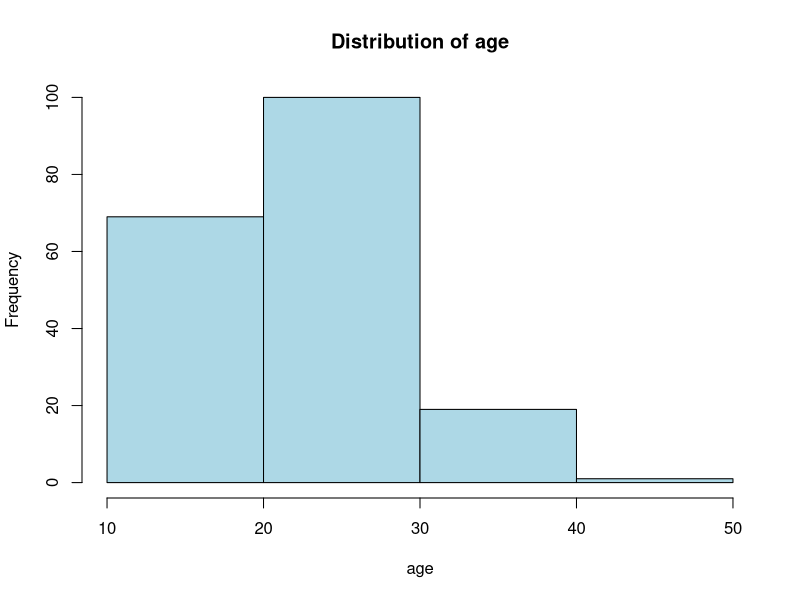
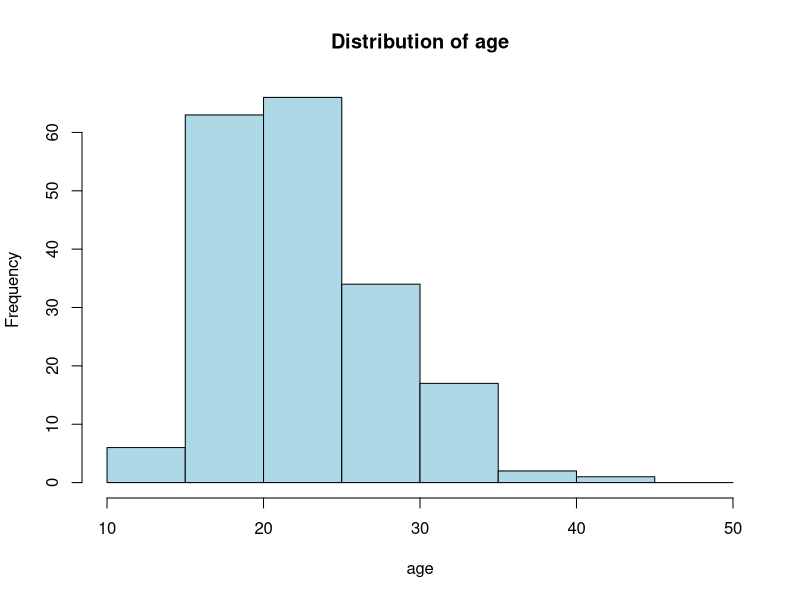
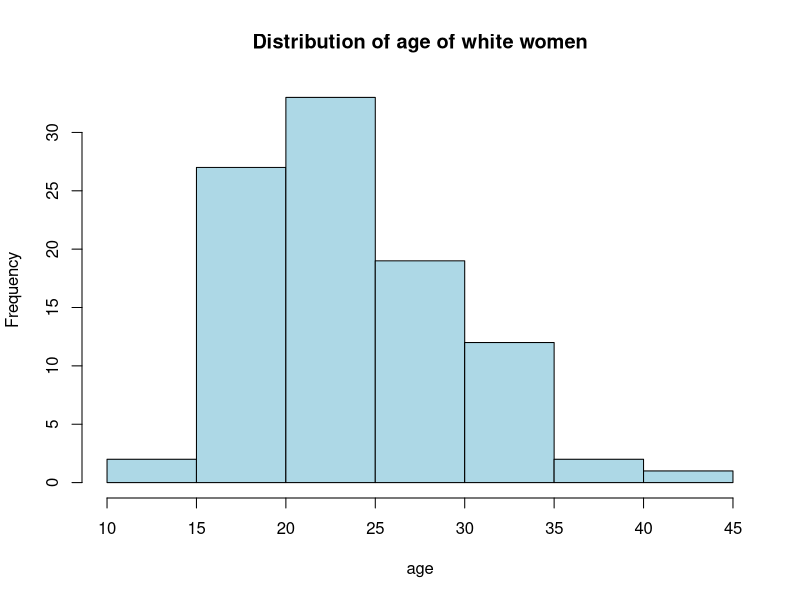
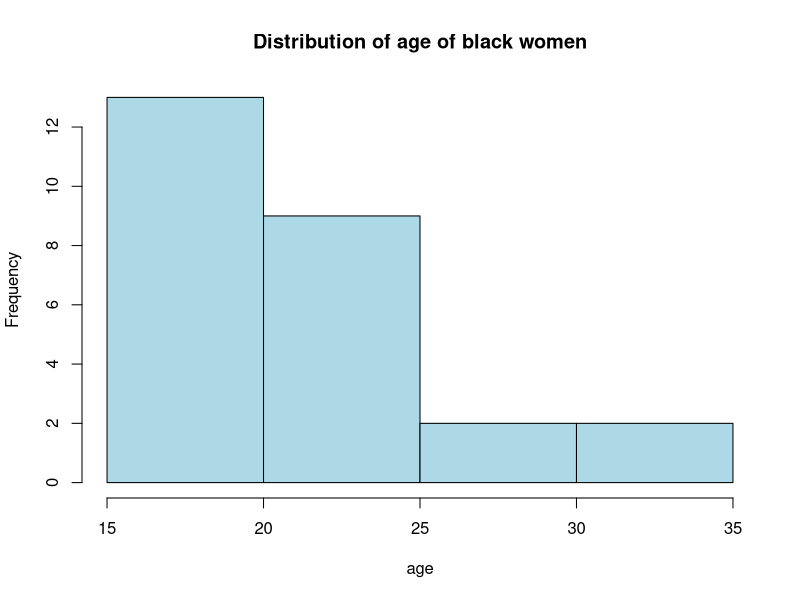
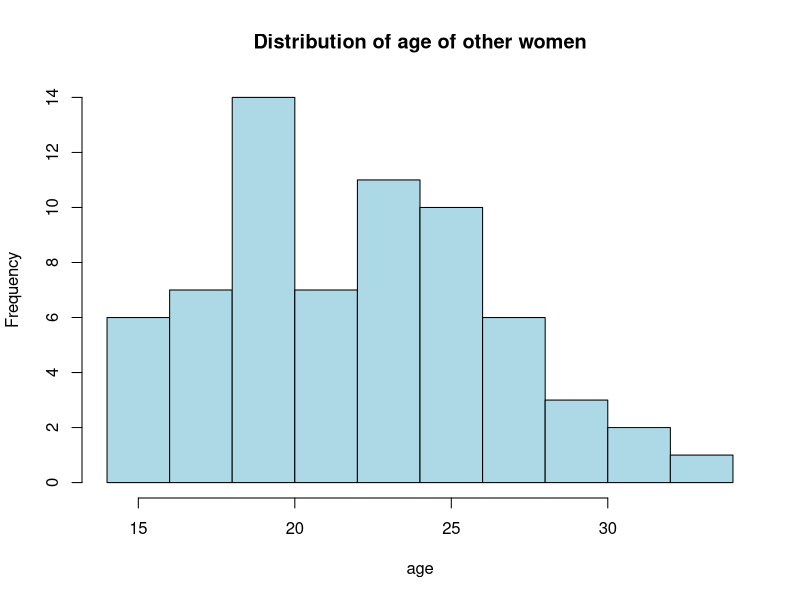
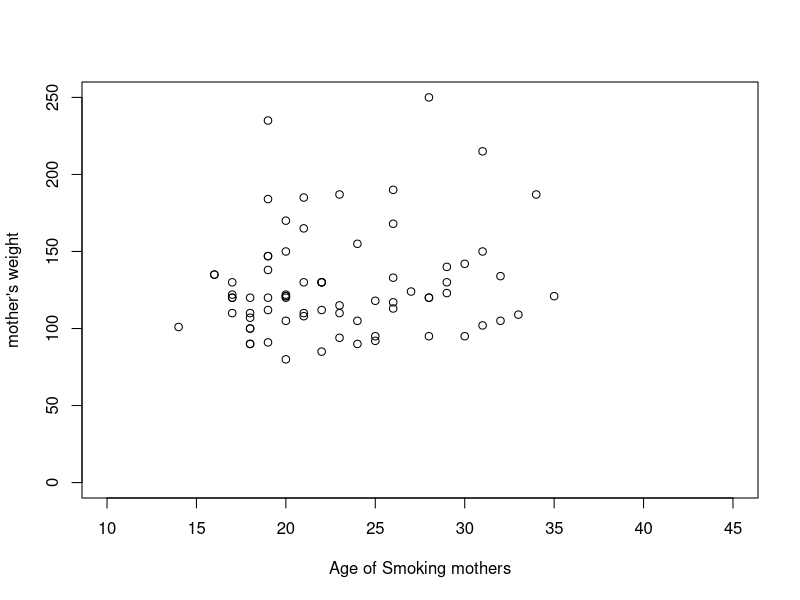
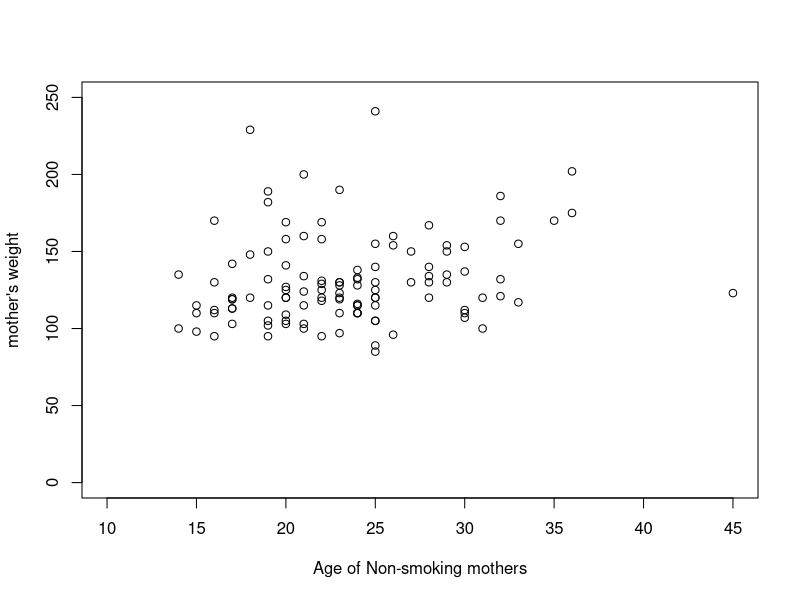
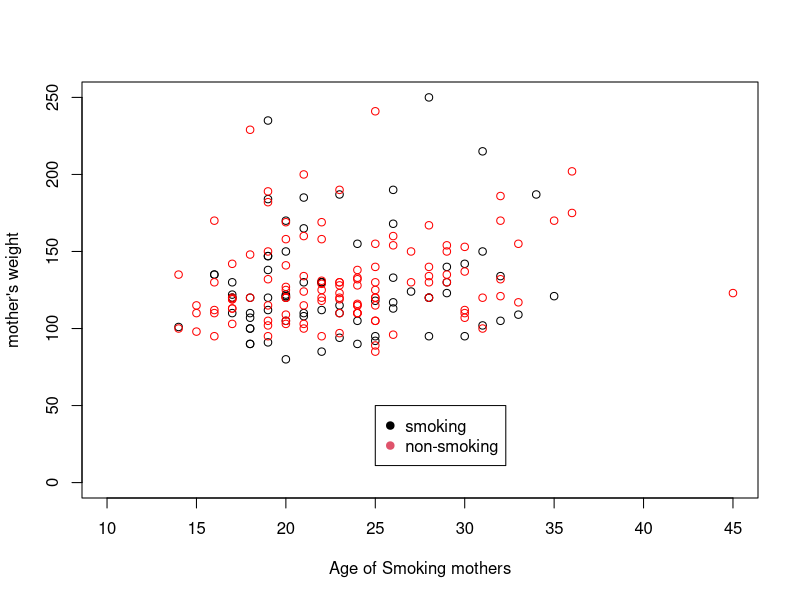

Generate these figures, in order, with R:
## ---- chunk 1
knitr::opts_chunk$set(eval=F, echo=F)
solution <- FALSE


## ---- chunk 2
#Color Format
colFmt = function(x,color){
  outputFormat = knitr::opts_knit$get("rmarkdown.pandoc.to")
  if(outputFormat == 'latex')
    paste("\\textcolor{",color,"}{",x,"}",sep="")
  else if(outputFormat == 'html')
    paste("<font color='",color,"'>",x,"</font>",sep="")
  else
    x
}
## ---- chunk 3
# Loading library and dataset
library(MASS)
data(birthwt)
## ---- chunk 4
#statistical units are in rows in a datasets
nrow(birthwt)
## ---- chunk 5
#variables are in columns in a datasets
ncol(birthwt)
## ---- chunk 6
#note  that you can also use dim() to directly get the dimensions of the dataset
dim(birthwt)
# useful function are also head() which shows you the first 6 rows or tail() the last 6
head(birthwt)
## ---- chunk 7
# binary : low, smoke, ht, ui,
# nominal: race
# quantitative discrete: ptl, ftv
# quantitive continous: age, lwt, bwt
## ---- chunk 8
table(birthwt$low)
mean(birthwt$age)
## ---- chunk 9
# In this sample, the number of children in the "non-low" birth weight category (coded 0) and the "low" birth weight category (coded 1) is respectively:
table(birthwt$low)
# On average, the women of this sample are aged:
mean(birthwt$age)
# 50% of the women are younger(older) than: 
median(birthwt$age)
# Women may go several times to their physician durin the first trimester.
# But the average is:
mean(birthwt$ftv)
# While the median is:
median(birthwt$ftv)
# Overall the distribution is:
table(birthwt$ftv)
## ---- chunk 10
by(birthwt$bwt, birthwt$race, mean)
## ---- chunk 11
quantile(birthwt$bwt)
# Equivalent to 
quantile(birthwt$bwt, c(0.25, 0.5, 0.75))
# If you are interested in the 80th percentile :
quantile(birthwt$bwt, c(0.8))
## ---- chunk 12
by(birthwt$bwt, birthwt$race, IQR)
## ---- chunk 13
# range of baby weights per racial group
by(birthwt$bwt, birthwt$race,range)
# variance of baby weight per racial group
by(birthwt$bwt, birthwt$race,var)
# standard variation of baby weight per racial group
by(birthwt$bwt, birthwt$race,sd)
## ---- chunk 14
## For birth weight
mean(birthwt$bwt)
sd(birthwt$bwt)
median(birthwt$bwt)
IQR(birthwt$bwt)

## For women's weight
mean(birthwt$lwt)
sd(birthwt$lwt)
median(birthwt$lwt)
IQR(birthwt$lwt)
## ---- chunk 15
hist(birthwt$age, breaks=c(10,20,30,40,50) , 
  main="Distribution of age", xlab="age", ylab="Frequency", col="lightblue")
## ---- chunk 16
hist(birthwt$age,  breaks=c(10, 15, 20, 25, 30, 35, 40, 45, 50) , 
     main="Distribution of age", xlab="age", ylab="Frequency", col="lightblue")
## ---- chunk 17
white = subset(birthwt, race==1)
hist(white$age, main="Distribution of age of white women", 
     xlab="age", ylab="Frequency", col="lightblue")
## ---- chunk 18
black = subset(birthwt, race==2)
hist(black$age, main="Distribution of age of black women", 
     xlab="age", ylab="Frequency", col="lightblue")

other = subset(birthwt, race==3)
hist(other$age, main="Distribution of age of other women", 
     xlab="age", ylab="Frequency", col="lightblue")
## ---- chunk 19
smoker = subset(birthwt, smoke==1)
nonsmoker = subset(birthwt, smoke==0)
plot(smoker$age, smoker$lwt, xlab = "Age of Smoking mothers", ylab = "mother's weight", xlim=c(10,45), ylim=c(0,250))
plot(nonsmoker$age, nonsmoker$lwt, xlab = "Age of Non-smoking mothers", ylab = "mother's weight", xlim=c(10,45), ylim=c(0,250))

## Advance plot: every thing in the same plot
plot(smoker$age, smoker$lwt, xlab = "Age of Smoking mothers", ylab = "mother's weight", 
     xlim=c(10,45), ylim=c(0,250))
points(nonsmoker$age, nonsmoker$lwt, col="red")
legend(25, 50,c("smoking","non-smoking"), pch=19, col = 1:2)
## ---- chunk 20
boxplot(bwt ~ race, data=birthwt, main="Distribution of baby weight by racial group")
## ---- chunk 21
boxplot(bwt ~ smoke, data=birthwt, main="Distribution of baby weight by women's smoking status")
## ---- chunk 22
proprace=prop.table(table(birthwt$race))
names(proprace)=c("white", "black", "other")
## ---- chunk 23
pie(c(0.51,0.14,0.35), labels = c("white 51%", "black 14%", "others 35%"))
## ---- chunk 24
smoke2race = table(birthwt$smoke, birthwt$race)
prop.table(smoke2race, margin=1)
## ---- chunk 25
prop.table(smoke2race, margin=2)
## ---- chunk 26
summary(birthwt$lwt)
## ---- chunk 27
# using tercile
tercile = quantile(birthwt$lwt, c(0, 0.33, 0.66, 1))
lwtgroup1 = cut(birthwt$lwt, c(80,115,132,251), right=F)

# using apriori "physiological" knowledge 
lwtgroup2 = cut(birthwt$lwt, c(80, 110, 200, 251), right=F)
## ---- chunk 28
groupTercile = table(lwtgroup1, birthwt$race)
prop.table(groupTercile, margin=2)

groupPhy = table(lwtgroup2, birthwt$race)
prop.table(groupPhy, margin=2)
## ---- chunk 29
lwt2bwt33 = table(lwtgroup1, birthwt$low)
prop.table(lwt2bwt33, margin=2)

lwt2bwtPhy = table(lwtgroup2, birthwt$low)
prop.table(lwt2bwtPhy, margin=2)
